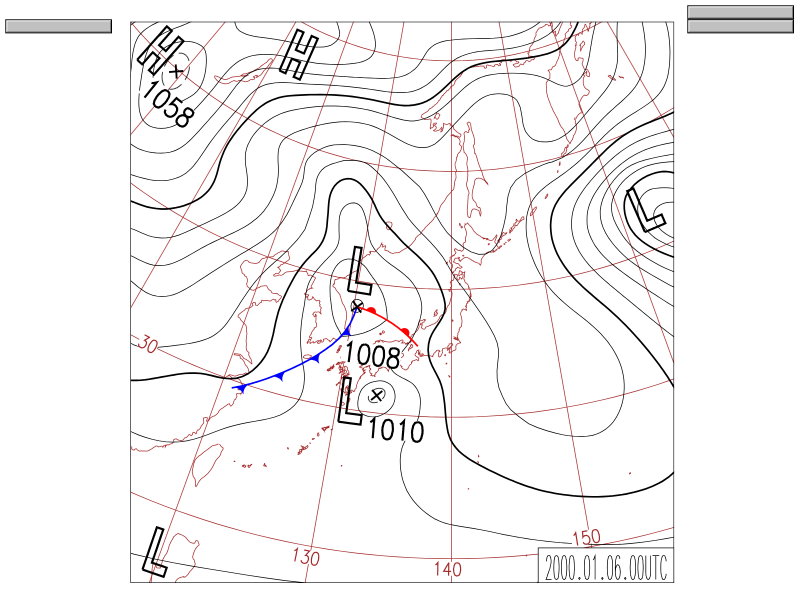
#> input picture data/raw/ndl_manual/png/JS_2000010600_page001.png, 1600 x 1200 px (shown at 1/2 size)
$ python chart_palette.py --in-dir ../data/raw/ndl_manual/png   (older library calls are emulated)
#> lines starting #> are read from the running program, lines starting #| are printed output that depends on the picture; after the words box and inside, x2 and y2 are one past the last pixel; in counts of white or black regions, pixels touching at a corner belong together
### src/chartsymbols.py
"""天気図から前線と記号を、学習なしで機械的に取り出す。

背景
----
`docs/2026-08-26-detection-plan.md` は、H/L/前線を物体検出してから気圧配置を
判断する方式を提案している。Phase 1・2 はどちらも教師データ(アノテーション)が
要るが、着手前に確かめるべきことがある。**気象庁の JSMAP 天気図は配色が固定で、
記号は同じフォント・同じ大きさで機械的に描画されている**(`scripts/collect_jma.py`
冒頭)。だとすれば、色マスクとテンプレートマッチングだけで前線と記号が取れて
しまい、300枚のアノテーションが要らない可能性がある。

    海岸線・経緯度線=赤茶色、等圧線=黒、温暖前線=赤、寒冷前線=青、閉塞前線=ピンク

このモジュールはその「取れてしまうか」を測るための道具であり、検出器そのもの
ではない。うまくいけば Phase 1・2 の手作業がほぼ不要になり、失敗しても
YOLOの教師データの下地には使える。

閾値は測ってから決める
----------------------
下の `DEFAULT_BANDS` は 2023年1月の8枚を `scripts/chart_palette.py` で
測って決めた(2026-08-26)。分かったこと:

  海岸線・経緯度線  RGB(164, 44, 44)  HSV(  0, 187, 164)  くすんだ赤茶
  寒冷前線          RGB(  4,  4, 252) HSV(120, 251, 252)  純度の高い青
  等圧線            RGB(  4,  4,   4) HSV(  0,   0,   4)  黒

**前線は純度の高い原色、地図の備品はくすんだ色**という分かれ方をしている。
赤茶色と赤は色相がどちらも0で、**色相では分けられない**。分けているのは
明度と彩度である(海岸線 V=164 に対し、原色は V=252)。

温暖前線(純赤)と閉塞前線(ピンク)は、測った8枚が真冬で前線がほとんど無く、
実測できていない。寒冷前線が純青だったことからの類推で帯を置いてある。
夏の停滞前線がある日で測り直して確かめること。

なぜ帯の重なりだけでは足りないか
--------------------------------
`band_overlap()` が0でも安心してはいけない。**片方の帯が空でも0になる**。
実際、最初の暫定値では coastline 帯が空になり、海岸線がまるごと warm_front
に入っていたのに、重なりは0と出た。

そこで `band_variation()` を併せて使う。海岸線・経緯度線は毎回同じ場所に
同じだけ描かれるので画素数がほとんど変わらない(変動係数 0.02)。前線は
日によって有無すら変わる(同 1.30)。**変動の小さい帯は気象ではなく地図の
備品を掴んでいる。**

色空間
------
OpenCVのHSV。色相Hは0〜179(0〜360度の半分)、彩度S・明度Vは0〜255。
赤は色相の原点をまたぐので、`ColorBand` は h_min > h_max のときに巻き戻しと
解釈する(例: h_min=172, h_max=8 は「172〜179 と 0〜8」)。

座標系
------
`src/regions.py` と同じく、画像の左上を(0,0)・右下を(1,1)とする相対座標で
位置を返す。そのまま `Region.contains()` に渡せば「この高気圧はオホーツク海に
あるか」という Phase 3 の特徴量になる。
"""

from dataclasses import dataclass, field
from typing import Iterable

import cv2
import numpy as np

# 前線らしさの下限。これより短い色の塊は、等圧線の縁の色にじみや文字の一部とみなす。
MIN_FRONT_PIXELS = 40

# 前線とみなす細長さ(長軸/短軸)。前線は細長く、凡例や文字は丸い。
MIN_FRONT_ELONGATION = 3.0

# 停滞前線とみなすときの、赤と青が隣り合っていると認める距離(画素)。
STATIONARY_GAP_PX = 12

# 画素数の変動係数がこれ未満なら「毎回同じだけ描かれている」とみなす。
# ただしこれだけでは等圧線も引っかかる(常に図全体を覆うので総量が動かない)。
# 備品かどうかの決め手は FURNITURE_STABILITY のほう。
FURNITURE_CV = 0.15

# 点灯回数の中央値の割合がこれ以上なら、地図の備品とみなす。
# 海岸線・経緯度線は毎回同じ場所にあるので実測で1.000。等圧線は総量こそ
# 動かないが線の位置が日ごとに変わるので、ずっと低くなる。
#
# 「毎回点灯した割合」ではなく中央値を使う理由は MaskAccumulator.stability()
# を参照。上書きで日ごとに違う所が隠れるため、毎回点灯では備品を取り逃がす。
FURNITURE_STABILITY = 0.80


@dataclass(frozen=True)
class ColorBand:
    """HSVの帯で表した1色。h_min > h_max のときは色相の原点をまたぐ。"""

    name: str
    h_min: int
    h_max: int
    s_min: int = 0
    s_max: int = 255
    v_min: int = 0
    v_max: int = 255

    def mask(self, hsv: np.ndarray) -> np.ndarray:
        """HSV画像から、この帯に入る画素の真偽マスクを返す。"""
        h, s, v = hsv[..., 0], hsv[..., 1], hsv[..., 2]
        if self.h_min <= self.h_max:
            in_hue = (h >= self.h_min) & (h <= self.h_max)
        else:  # 赤のように0をまたぐ場合
            in_hue = (h >= self.h_min) | (h <= self.h_max)
        in_sat = (s >= self.s_min) & (s <= self.s_max)
        in_val = (v >= self.v_min) & (v <= self.v_max)
        return in_hue & in_sat & in_val


# 2023年1月の8枚から実測して決めた値(上の docstring を参照)。
# 温暖前線の V>=200 は海岸線(V=164、にじみでも V<=172)と分けるための線引きで、
# 上下に余裕がある。彩度も要求するのは、白へのにじみ(204,132,132 は S=90)を
# 拾わないため。前線の芯だけ取れればよく、にじみは要らない。
DEFAULT_BANDS: dict[str, ColorBand] = {
    "warm_front": ColorBand("warm_front", h_min=172, h_max=8, s_min=200, v_min=200),
    "cold_front": ColorBand("cold_front", h_min=100, h_max=130, s_min=150, v_min=150),
    "occluded_front": ColorBand("occluded_front", h_min=135, h_max=170, s_min=150, v_min=150),
    "coastline": ColorBand("coastline", h_min=170, h_max=20, s_min=120, s_max=210,
                           v_min=120, v_max=199),
    "isobar": ColorBand("isobar", h_min=0, h_max=179, s_max=60, v_max=90),
}

FRONT_BANDS = ("warm_front", "cold_front", "occluded_front")

# 等圧線の画素がこの割合を下回ったら、固定の色帯では読めていないとみなす。
# 実測では気象庁PDF版の天気図で 2〜11%。0.5% は明らかに壊れている水準。
MIN_INK_SHARE = 0.005


# [35 lines left out: functions otsu_ink, ink_mask, not called in this run]


def to_hsv(rgb: np.ndarray) -> np.ndarray:
    """RGB画像(H, W, 3 / uint8)をHSVに変換する。"""
    if rgb.ndim != 3 or rgb.shape[2] != 3:
        raise ValueError(f"RGB画像(H, W, 3)を渡してください: shape={rgb.shape}")
    return cv2.cvtColor(rgb, cv2.COLOR_RGB2HSV)


def color_masks(rgb: np.ndarray, bands: dict[str, ColorBand] | None = None) -> dict[str, np.ndarray]:
    """色ごとの真偽マスクをまとめて返す。帯は互いに排他ではない。"""
    bands = bands or DEFAULT_BANDS
    hsv = to_hsv(rgb)
    return {name: band.mask(hsv) for name, band in bands.items()}


def band_overlap(masks: dict[str, np.ndarray]) -> dict[tuple[str, str], int]:
    """帯どうしが同じ画素を取り合っている数を返す。

    温暖前線(赤)と海岸線(赤茶色)の重なりが大きいなら、色だけでは前線を
    切り出せないということであり、閾値を直すか、この方式を諦める根拠になる。
    """
    names = sorted(masks)
    overlap = {}
    for i, a in enumerate(names):
        for b in names[i + 1:]:
            count = int(np.count_nonzero(masks[a] & masks[b]))
            if count:
                overlap[(a, b)] = count
    return overlap


# [88 lines left out: functions band_variation, estimate_shift, label_auc, not called in this run]


class MaskAccumulator:
    """帯ごとに「各画素が何枚の画像で点灯したか」を数える。

    `band_variation()` の画素数だけでは等圧線と海岸線を分けられない。等圧線は
    常に図全体を覆うので総量が動かず、備品と同じ顔をする。**位置**を見れば
    分かれる ― 海岸線は毎回まったく同じ画素に描かれ、等圧線は日ごとに動く。

    画像の大きさが違うと足し合わせられないので、その場合は諦めて報告する
    (実測では2023年1月が1453x1500、2024年7月が1453x1499で1画素違った)。
    """

    def __init__(self):
        self.counts: dict[str, np.ndarray] = {}
        self.n_images = 0
        self.shape: tuple | None = None
        self.size_mismatch = False

    def add(self, masks: dict[str, np.ndarray]) -> None:
        shape = next(iter(masks.values())).shape
        if self.shape is None:
            self.shape = shape
        elif shape != self.shape:
            self.size_mismatch = True
            return
        for name, mask in masks.items():
            if name not in self.counts:
                self.counts[name] = np.zeros(shape, dtype=np.int32)
            self.counts[name] += mask.astype(np.int32)
        self.n_images += 1

    # [39 lines left out: functions stability, clean_mask, not called in this run]


@dataclass(frozen=True)
class Segment:
    """色マスクの連結成分ひとつ。前線の一区間にあたる。"""

    kind: str
    pixels: int
    length: float        # 長軸方向の広がり(画素)
    elongation: float    # 長軸/短軸。前線は細長く、文字や凡例は丸い
    cx: float            # 相対座標(0〜1)の重心
    cy: float

    @property
    def is_frontlike(self) -> bool:
        return self.elongation >= MIN_FRONT_ELONGATION


# [68 lines left out: functions _pca_shape, segments, compact_share, stationary_mask, not called in this run]


@dataclass(frozen=True)
class Candidate:
    """記号(H/L/T/TD や中心の×)かもしれない小さな黒い塊。"""

    x0: int
    y0: int
    x1: int
    y1: int
    pixels: int
    fill: float          # bboxに占める画素の割合
    cx: float            # 相対座標(0〜1)
    cy: float
    label: str = ""      # テンプレートマッチングで付いた名前
    score: float = 0.0
    angle: float = 0.0   # テンプレートを何度回して当たったか

    @property
    def width(self) -> int:
        return self.x1 - self.x0

    @property
    def height(self) -> int:
        return self.y1 - self.y0


# [250 lines left out: functions glyph_candidates, resize_template, rotate_template, match_templates, _suppress_overlaps, _overlap_ratio and 4 more, not called in this run]


# 枠を合わせたあとに残す余白。0にすると記号の線が縁に接し、見切れの判定
# (touches_border)が常に反応してしまう。
FIT_MARGIN = 3


# [44 lines left out: function fit_glyph_box, not called in this run]


# 記号の塊とみなす大きさの上限。指定した枠の何倍まで許すか。
# 図を横切る太い等圧線は枠より遥かに長くなるので、これで落ちる。
GLYPH_SIZE_SLACK = 1.5


# [83 lines left out: functions glyph_only_template, touches_border, not called in this run]


def dominant_colors(rgb: np.ndarray, top: int = 12, ignore_near_white: int = 235) -> list[dict]:
    """画像に多い色を、画素数の多い順に返す。閾値を決めるための実測用。

    紙の地色(ほぼ白)は数が桁違いに多くて他を押し流すので除く。
    量子化して数えるのは、JPEGの圧縮で1色が微妙に散るため。
    """
    flat = rgb.reshape(-1, 3)
    keep = flat.min(axis=1) < ignore_near_white
    flat = flat[keep]
    if flat.size == 0:
        return []
    quantized = (flat // 8) * 8 + 4
    colors, counts = np.unique(quantized, axis=0, return_counts=True)
    order = np.argsort(counts)[::-1][:top]
    total = int(counts.sum())
    result = []
    for i in order:
        color = colors[i].astype(np.uint8)
        hsv = cv2.cvtColor(color.reshape(1, 1, 3), cv2.COLOR_RGB2HSV).reshape(3)
        result.append({
            "rgb": tuple(int(v) for v in color),
            "hsv": tuple(int(v) for v in hsv),
            "pixels": int(counts[i]),
            "share": float(counts[i]) / total,
        })
    return result

### scripts/chart_palette.py
"""天気図に実際に使われている色を測る。色マスクの閾値を決める前の第一歩。

`src/chartsymbols.py` の `DEFAULT_BANDS` は仕様(海岸線=赤茶色、等圧線=黒、
温暖前線=赤、寒冷前線=青、閉塞前線=ピンク)から起こした暫定値で、実測値では
ない。閾値をいじる前にこれを走らせ、本物の天気図に出る色とHSVを見ること。

見るところ:
  - 赤(温暖前線)と赤茶色(海岸線)が、HSVで離れているか。
    近ければ色だけで前線を切り出せないので、この方式は前線については見送り。
  - 手動アーカイブ(2000〜2022・国会図書館のスキャンJPEG)と気象庁PDF版で
    色がどれだけ違うか。--in-dir を分けて2回走らせて見比べる。

使い方:
    python -m scripts.chart_palette --in-dir data/processed/jma --limit 8
    python -m scripts.chart_palette --in-dir data/processed/jma --probe 0.5 0.5
"""

import argparse
from pathlib import Path

import numpy as np
from PIL import Image

from src.chartsymbols import (
    DEFAULT_BANDS,
    FURNITURE_CV,
    FURNITURE_STABILITY,
    MaskAccumulator,
    band_overlap,
    band_variation,
    color_masks,
    dominant_colors,
    to_hsv,
)

IMAGE_SUFFIXES = (".png", ".jpg", ".jpeg")


def iter_images(in_dir: Path, limit: int):
    paths = sorted(p for p in in_dir.iterdir() if p.suffix.lower() in IMAGE_SUFFIXES)
    if not paths:
        raise SystemExit(f"画像が見つかりません: {in_dir}")
    return paths[:limit]


def report_image(path: Path, top: int, probe: tuple | None,
                 accumulator: MaskAccumulator | None = None) -> dict[str, int]:
    rgb = np.array(Image.open(path).convert("RGB"))
    print(f"\n=== {path.name}  {rgb.shape[1]}x{rgb.shape[0]} ===")

    print("  多い色(白い地色を除く):")
    for entry in dominant_colors(rgb, top=top):
        r, g, b = entry["rgb"]
        h, s, v = entry["hsv"]
        print(f"    RGB({r:3d},{g:3d},{b:3d})  HSV({h:3d},{s:3d},{v:3d})  "
              f"{entry['pixels']:8d}px  {entry['share']:6.2%}")

    masks = color_masks(rgb)
    if accumulator is not None:
        accumulator.add(masks)
    total = rgb.shape[0] * rgb.shape[1]
    print("  暫定の帯に入った画素:")
    for name, mask in masks.items():
        count = int(mask.sum())
        print(f"    {name:16s} {count:8d}px  {count / total:6.2%}")

    overlap = band_overlap(masks)
    if overlap:
        print("  帯どうしの重なり(0でないなら閾値が甘い):")
        for (a, b), count in sorted(overlap.items(), key=lambda kv: -kv[1]):
            print(f"    {a:16s} x {b:16s} {count:8d}px")
    else:
        print("  帯どうしの重なり: なし")

    if probe is not None:
        hsv = to_hsv(rgb)
        x = int(probe[0] * rgb.shape[1])
        y = int(probe[1] * rgb.shape[0])
        print(f"  指定画素 ({probe[0]:.3f}, {probe[1]:.3f}) = 画素({x},{y}): "
              f"RGB{tuple(int(v) for v in rgb[y, x])} HSV{tuple(int(v) for v in hsv[y, x])}")

    return {name: int(mask.sum()) for name, mask in masks.items()}


def report_variation(per_band: dict[str, list[int]], n_images: int,
                     accumulator: MaskAccumulator) -> None:
    """画像をまたいだ画素数の動きから、地図の備品を掴んでいる帯を指摘する。

    帯の重なりが0でも安心できない。片方の帯が空でも0になるからで、実際に
    最初の暫定値ではそれが起きていた。海岸線・経緯度線は毎回同じだけ描かれる
    ので画素数が動かない。前線は日によって有無すら変わる。
    """
    if n_images < 3:
        print("\n(画素数の変動を見るには3枚以上が要る。--limit を増やすこと)")
        return

    stability = accumulator.stability() if not accumulator.size_mismatch else {}
    if accumulator.size_mismatch:
        print("\n(画像の大きさが揃っていないので、同じ画素かどうかは測れなかった)")

    print(f"\n=== {n_images}枚での動き ===")
    print(f"{'帯':16s} {'最小':>9s} {'最大':>9s} {'変動係数':>9s} {'同じ場所':>9s} {'毎回点灯':>9s}  判定")
    stats = band_variation(per_band)
    flagged = []
    for name, st in stats.items():
        detail = stability.get(name)
        typical = detail["typical"] if detail else None
        if st["mean"] == 0:
            verdict = "空(この帯は何も拾っていない)"
        elif typical is not None and typical >= FURNITURE_STABILITY:
            verdict = "★毎回同じ場所 = 地図の備品"
            flagged.append(name)
        elif typical is not None:
            verdict = "場所が動く = 気象を掴んでいる"
        elif st["looks_like_furniture"]:
            verdict = "総量が動かない(場所は未測定)"
        else:
            verdict = "日によって変わる = 気象を掴んでいる"
        if detail:
            same_text = f"{typical:9.3f} {detail['always']:9.3f}"
        else:
            same_text = f"{'-':>9s} {'-':>9s}"
        print(f"{name:16s} {st['min']:9d} {st['max']:9d} {st['cv']:9.3f} {same_text}  {verdict}")

    front_flagged = [n for n in flagged if n.endswith("_front")]
    if front_flagged:
        print(f"\n前線の帯 {', '.join(front_flagged)} が毎回同じ画素を掴んでいる。")
        print("海岸線や経緯度線を前線として数えている可能性が高い。重ね描きで確かめること。")
    print(f"\n判定は「同じ場所」({FURNITURE_STABILITY}以上で備品)を使う。変動係数だけでは")
    print("等圧線も備品に見えてしまう(常に図全体を覆うので総量が動かない)。")
    print("「毎回点灯」は参考値。上書きで日ごとに違う所が隠れるため、備品でも1にならない")
    print("(実測の海岸線は 同じ場所1.000 に対し 毎回点灯0.533)。")


def main():
    parser = argparse.ArgumentParser(description=__doc__.splitlines()[0])
    parser.add_argument("--in-dir", required=True, help="天気図画像のディレクトリ")
    parser.add_argument("--limit", type=int, default=5, help="測る枚数")
    parser.add_argument("--top", type=int, default=12, help="1枚あたり何色まで出すか")
    parser.add_argument("--probe", type=float, nargs=2, metavar=("X", "Y"),
                        help="相対座標(0〜1)の1画素の色を出す。線の上を指して色を確かめる用")
    args = parser.parse_args()

    print("暫定の帯 (src/chartsymbols.py DEFAULT_BANDS):")
    for name, band in DEFAULT_BANDS.items():
        print(f"  {name:16s} H[{band.h_min:3d}-{band.h_max:3d}] "
              f"S[{band.s_min:3d}-{band.s_max:3d}] V[{band.v_min:3d}-{band.v_max:3d}]")

    per_band: dict[str, list[int]] = {name: [] for name in DEFAULT_BANDS}
    accumulator = MaskAccumulator()
    paths = iter_images(Path(args.in_dir), args.limit)
    for path in paths:
        counts = report_image(path, args.top,
                              tuple(args.probe) if args.probe else None, accumulator)
#| === JS_2000010600_page001.png  1600x1200 ===
#> in dominant_colors, `order = np.argsort(counts)[::-1][:top]`: order = [0, 322, 243, 333, 184, 124, 376, 336, 278, 76, 34, 297]
#> in dominant_colors, `total = int(counts.sum())`: total = 142451
#> the loop in report_image, `for entry in dominant_colors(rgb, top=top):` made 12 passes
#> (r, g, b, s, v) on passes 1 to 8: (4, 4, 4, 0, 4), (196, 196, 196, 0, 196), (164, 44, 44, 187, 164), (204, 204, 204, 0, 204), (132, 132, 132, 0, 132), (100, 100, 100, 0, 100), (244, 228, 228, 17, 244), (212, 148, 148, 77, 212)
#> (printed output is left out)
#> in mask, `h, s, v = hsv[..., 0], hsv[..., 1], hsv[..., 2]`:
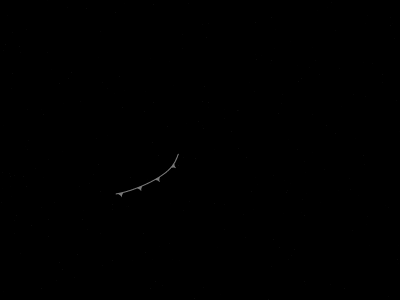
#> h: shape (1200, 1600) (shown at 1/4 size); min 0, max 171, mean 0.1
#> in mask, `h, s, v = hsv[..., 0], hsv[..., 1], hsv[..., 2]`:
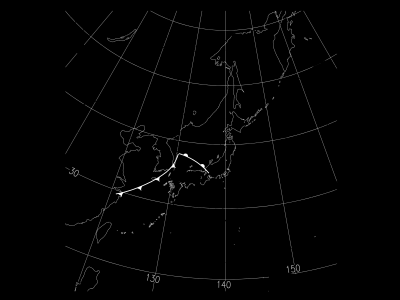
#> s: shape (1200, 1600) (shown at 1/4 size); min 0, max 255, mean 2.8
#> in mask, `h, s, v = hsv[..., 0], hsv[..., 1], hsv[..., 2]`:
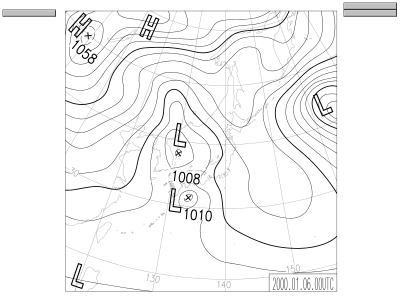
#> v: shape (1200, 1600) (shown at 1/4 size); min 0, max 255, mean 245.5
#> in mask, `in_hue = (h >= self.h_min) | (h <= self.h_max)`:
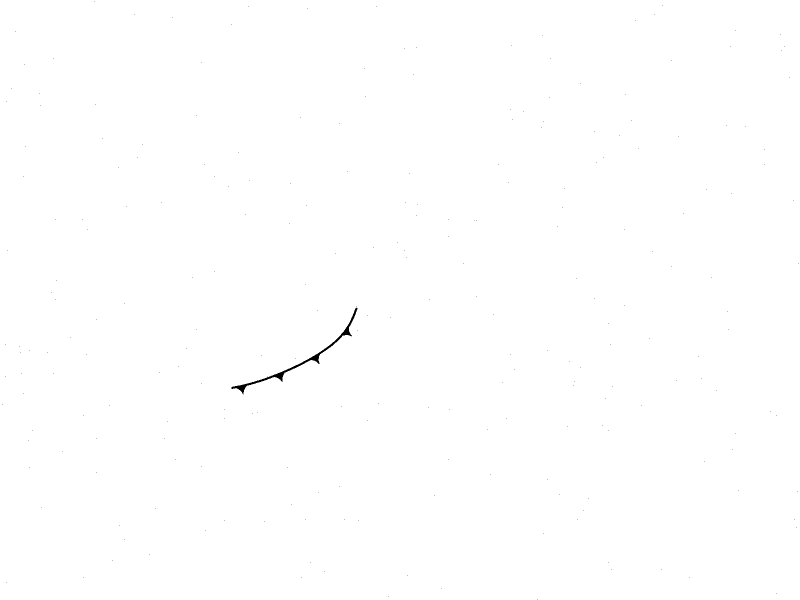
#> in_hue: shape (1200, 1600) bool (shown at 1/2 size); 99.9% white; 240 black regions (239 under 20 px), largest, box (x1, y1, x2, y2) and area: (463, 615, 715, 789) 1775
#> in mask, `in_val = (v >= self.v_min) & (v <= self.v_max)`:
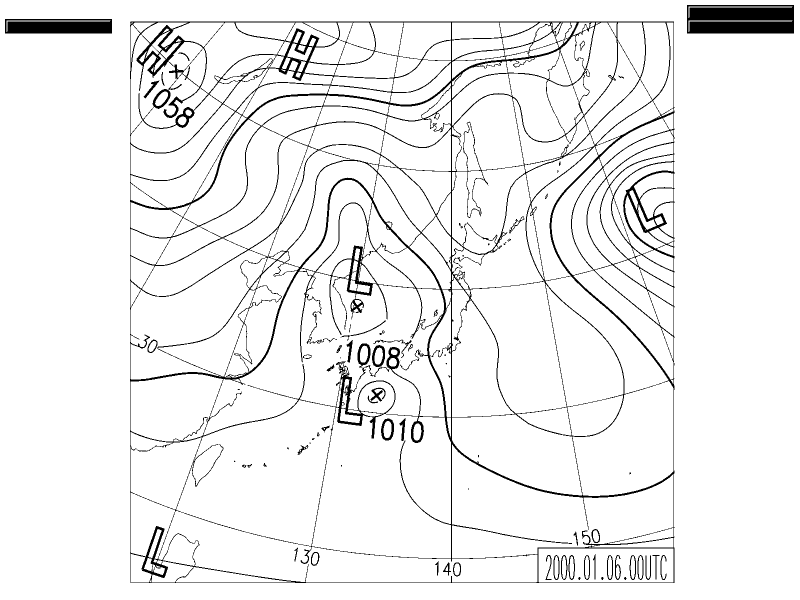
#> in_val: shape (1200, 1600) bool (shown at 1/2 size); 94.2% white; 79 black regions (24 under 20 px), largest, box (x1, y1, x2, y2) and area: (260, 43, 1349, 1166) 86213, (1374, 10, 1588, 67) 11286, (10, 38, 224, 67) 5750
#> in mask (call 2), `in_val = (v >= self.v_min) & (v <= self.v_max)`:
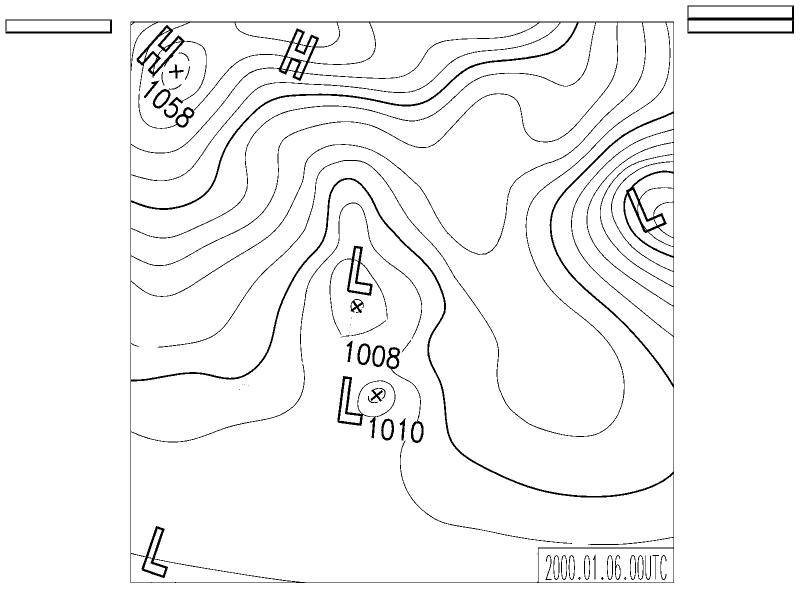
#> in_val: shape (1200, 1600) bool (shown at 1/2 size); 96.7% white; 50 black regions (11 under 20 px), largest, box (x1, y1, x2, y2) and area: (261, 43, 1348, 1166) 47514, (1374, 11, 1588, 67) 2817, (674, 752, 791, 877) 1810
#> in mask (call 4), `in_sat = (s >= self.s_min) & (s <= self.s_max)`:
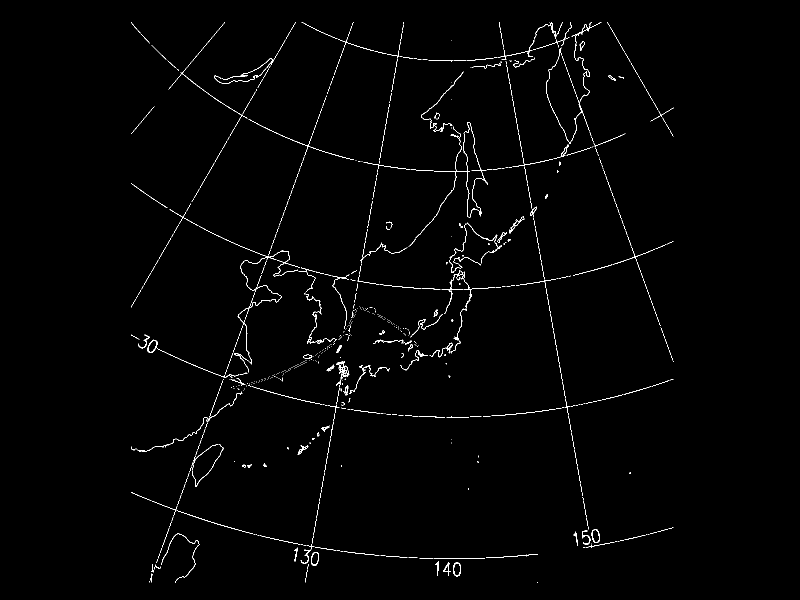
#> in_sat: shape (1200, 1600) bool (shown at 1/2 size); 1% white in thin lines or dots, all inside (x1, y1, x2, y2) = (262, 44, 1347, 1165)
#> (the rest of the program and of its run is left out)
